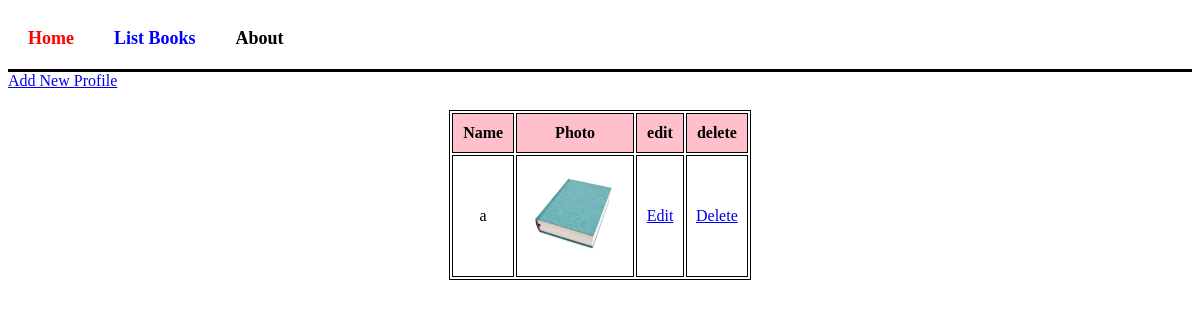
Page /books/profiles/list on the committed database.
### apps/bookmodule/models.py (models this page shows, shortened)
class Profile(models.Model):
    name = models.CharField(max_length=100)
    photo = models.ImageField(upload_to='profile_photos/')

### apps/bookmodule/views.py (the view)
# urls.py: path('profiles/list', views.list_profiles, name='list_profiles'),
def list_profiles(request):
    profiles = Profile.objects.all()
    return render(request, 'bookmodule/list_profiles.html', {'profiles': profiles})

### apps/template/bookmodule/list_profiles.html (shortened to what this page needs)
{% extends "layouts/base.html" %}
{% load static %}
{% block content %}
<a href="{% url 'add_profile' %}">Add New Profile</a>
<br/>
<table>
    <tr>
        <th>Name</th>
        <th>Photo</th>
        <th>edit</th>
        <th>delete</th>
        </tr>
    {% for profile in profiles %}
        <tr>
        <td>{{ profile.name }}</td>
        <td><img src="{{ profile.photo.url }}" width="100"/></td>
        <td> <a href="{% url 'edit_profile' profile.id %}">Edit</a> </td>
        <td><a href="{% url 'delete_profile' profile.id %}">Delete</a></td>
    </tr>
    {% endfor %}
</table>
{% endblock content %}

### rows in the picture
Profile: name "a", photo (picture)
